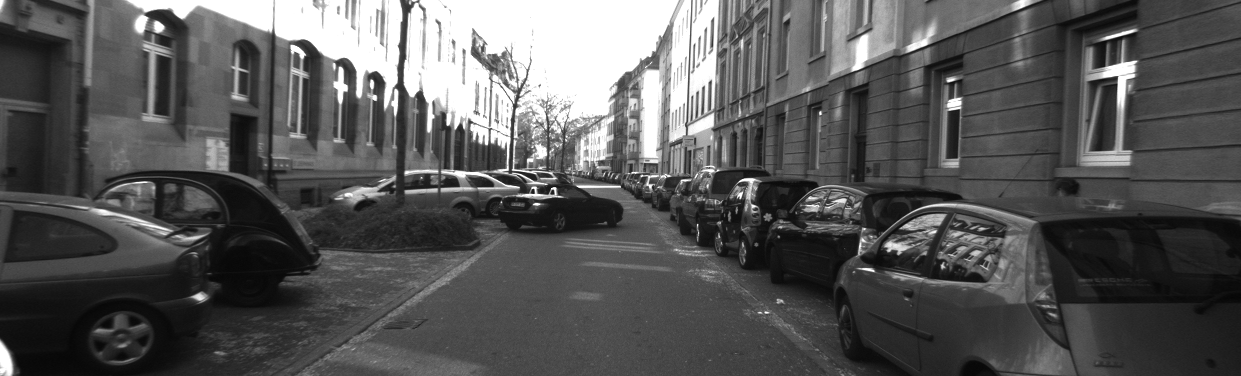
#> input picture Week3/examples/000045_10.png, 1241 x 376 px
$ python farneback_task1_1.py
#> lines starting #> are read from the running program, lines starting #| are printed output that depends on the picture; after the words box and inside, x2 and y2 are one past the last pixel; in counts of white or black regions, pixels touching at a corner belong together
#> further down, im1 is the input picture: shape (376, 1241); min 5, max 255, mean 87
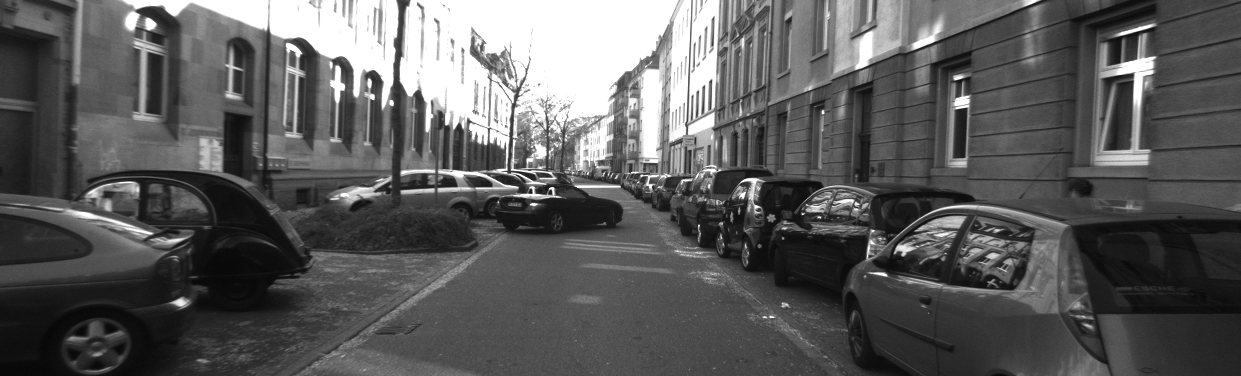
#> input picture Week3/examples/000045_11.png, 1241 x 376 px
#> further down, im2 is the input picture: shape (376, 1241); min 6, max 255, mean 91.7
#| Time Taken: 0.27 seconds for image of size (376, 1241)
from __future__ import absolute_import, division, print_function
import numpy as np
from PIL import Image
import time
import argparse
import cv2


def read_flow_gt(flow_file):
#> called with flow_file = 'examples/000045_10_gt.png'
    flow_raw = cv2.imread(flow_file, cv2.IMREAD_UNCHANGED).astype(np.double)
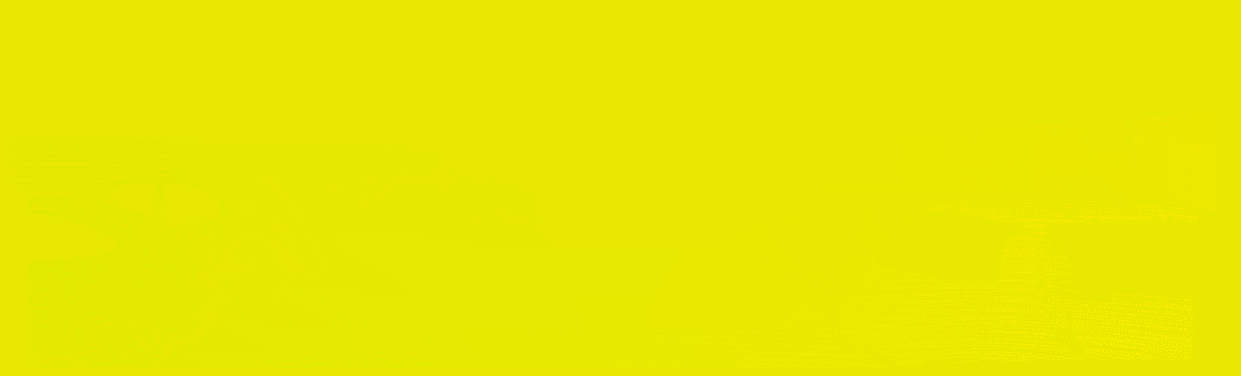
#> input picture Week3/examples/000045_10_gt.png, 1241 x 376 px

    u = (flow_raw[:, :, 2] - 2**15) / 64.0  # Componente u del flujo
    v = (flow_raw[:, :, 1] - 2**15) / 64.0  # Componente v del flujo
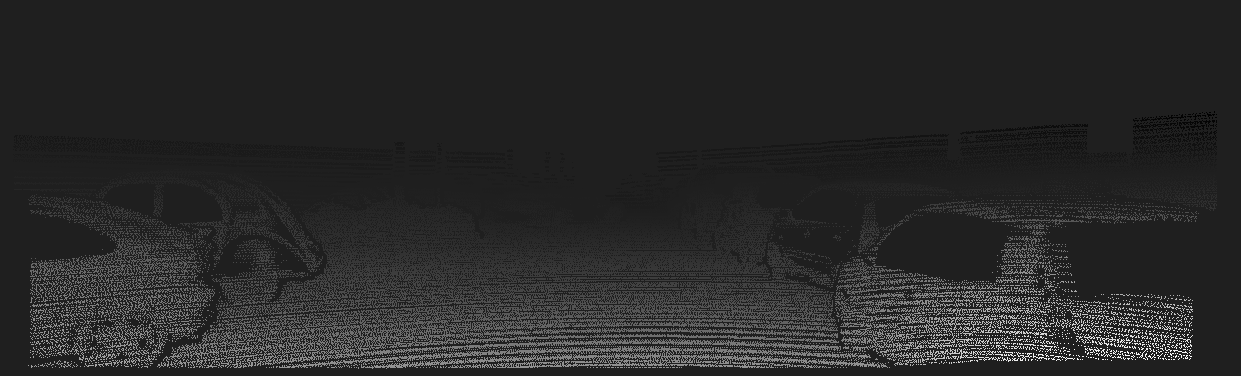
#> v: shape (376, 1241) float64; min -2.3, max 16.11, mean 0.695; drawn with min black and max white
    valid = flow_raw[:, :, 0] == 1  # Máscara de validez (0: inválido, 1: válido)
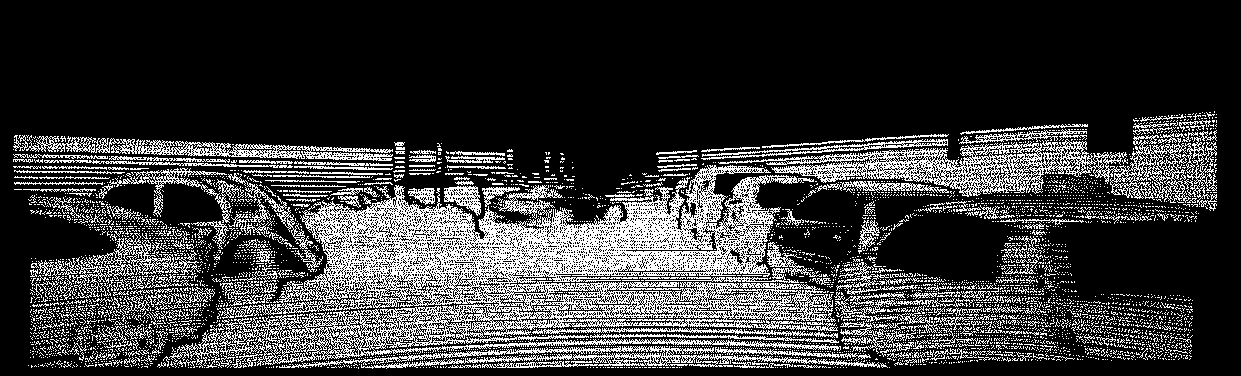
#> valid: shape (376, 1241) bool; 22.4% white in thin lines or dots, all inside (x1, y1, x2, y2) = (13, 111, 1217, 369)

    u[valid == 0] = 0
    v[valid == 0] = 0

    return np.stack((u, v, valid), axis=2)  # (h, w, 3)
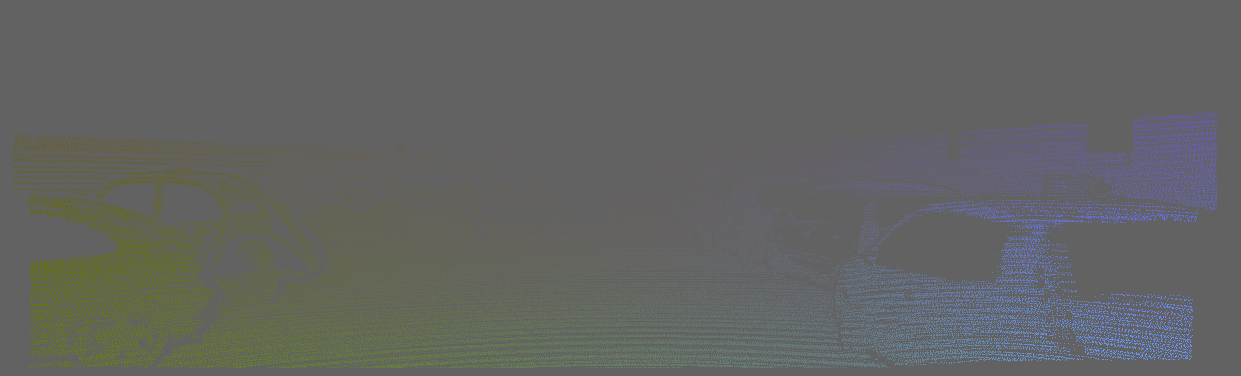
#> returned value: shape (376, 1241, 3) float64; mean of channels 0, 1, 2 0.1, 0.7, 0.2; drawn with min black and max white


def compute_msen_pepn(flow_pred, flow_gt, tau=3):
#> called with flow_pred = array of shape (376, 1241, 2), tau = 3
    square_error_matrix = (flow_pred[:, :, 0] - flow_gt[:, :, 0]) ** 2 + \
                          (flow_pred[:, :, 1] - flow_gt[:, :, 1]) ** 2

    valid_mask = flow_gt[:, :, 2]
    square_error_matrix_valid = square_error_matrix * valid_mask
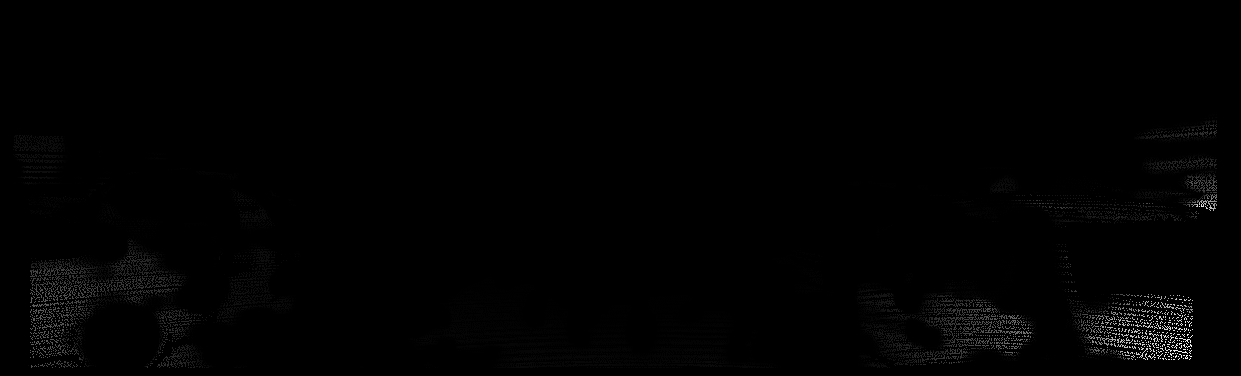
#> square_error_matrix_valid: shape (376, 1241) float64; min 0, max 2697.9, mean 18.9; drawn with min black and max white
    non_occluded_pixels = np.sum(valid_mask != 0)
#> non_occluded_pixels = 104330
    pixel_error_matrix = np.sqrt(square_error_matrix_valid)
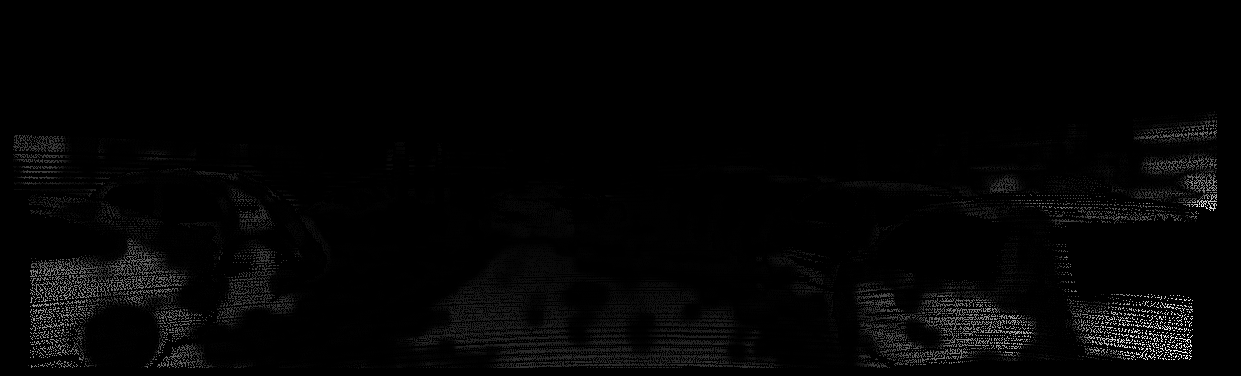
#> pixel_error_matrix: shape (376, 1241) float64; min 0, max 51.94, mean 0.9; drawn with min black and max white

    msen = np.sum(pixel_error_matrix) / non_occluded_pixels
#> msen = 4.21
    erroneous_pixels = np.sum(pixel_error_matrix > tau)
#> erroneous_pixels = 29668
    pepn = (erroneous_pixels / non_occluded_pixels) * 100
#> pepn = 28.44

    return msen, pepn


# Argument parser
parser = argparse.ArgumentParser(description='Farneback Optical Flow Computation')
parser.add_argument('-viz', dest='viz', action='store_true', help='Visualize (i.e. save) output of flow.')
args = parser.parse_args()

# Cargar imágenes
img1_path = 'examples/000045_10.png'
img2_path = 'examples/000045_11.png'

im1 = cv2.imread(img1_path, cv2.IMREAD_GRAYSCALE)
im2 = cv2.imread(img2_path, cv2.IMREAD_GRAYSCALE)

if im1 is None or im2 is None:
    raise ValueError("Error: Images not loaded")

# Parámetros de Farneback
pyr_scale = 0.5     # Escala de la pirámide (reduce la resolución en cada nivel)
levels = 3          # Número de niveles en la pirámide
winsize = 15        # Tamaño de la ventana para calcular el flujo
iterations = 3      # Número de iteraciones por nivel
poly_n = 5          # Tamaño del polinomio usado
poly_sigma = 1.2    # Sigma del suavizado de la derivada
flags = 0           # Usa 0 para el método normal

# Calcular flujo óptico de Farneback
s = time.time()
flow = cv2.calcOpticalFlowFarneback(im1, im2, None, pyr_scale, levels, winsize, iterations, poly_n, poly_sigma, flags)
e = time.time()

print(f'Time Taken: {e - s:.2f} seconds for image of size {im1.shape}')

# Guardar el flujo óptico
np.save('examples/outFlow_farneback.npy', flow)

flow_pred = flow  # (h, w, 2)
flow_gt = read_flow_gt('examples/000045_10_gt.png')
msen, pepn = compute_msen_pepn(flow_pred, flow_gt)
#> msen = 4.21; pepn = 28.44

# Imprimir resultados
print(f"MSEN: {msen:.4f}")
#| MSEN: 4.2130
print(f"PEPN: {pepn:.4f}%")
#| PEPN: 28.4367%

# Visualizar resultados si se activa el flag `-viz`
if args.viz:
    hsv = np.zeros((im1.shape[0], im1.shape[1], 3), dtype=np.uint8)
    hsv[..., 1] = 255  # Saturación máxima

    # Convertir flujo en magnitud y ángulo
    mag, ang = cv2.cartToPolar(flow[..., 0], flow[..., 1])
    hsv[..., 0] = ang * 180 / np.pi / 2
    hsv[..., 2] = cv2.normalize(mag, None, 0, 255, cv2.NORM_MINMAX)

    # Convertir HSV a BGR y guardar imágenes
    rgb = cv2.cvtColor(hsv, cv2.COLOR_HSV2BGR)
    cv2.imwrite('examples/outFlow_farneback.png', rgb)

    # Mostrar resultado
    cv2.imshow("Optical Flow (Farneback)", rgb)
    cv2.waitKey(0)
    cv2.destroyAllWindows()
